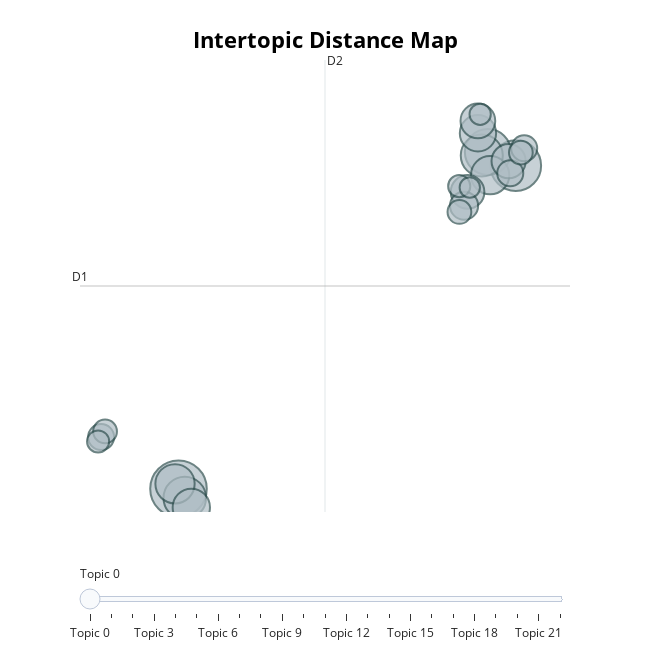

Notebook source saved alongside this figure:
### Code cell
model.visualize_topics()

### Figure 1 — Plotly figure (JSON) as saved in the notebook; plotly's stock layout.template omitted (floating-point values rounded to 4 significant figures)
{"data": [{"customdata": [[0, "technology | the | of | and | call", 85], [1, "intercultural | and | the | of | telecollaboration", 68], [2, "corpus | the | of | corpora | ddl", 56], [3, "mobile | learning | mall | the | of", 48], [4, "feedback | writing | the | of | to", 47], [5, "online | the | learning | blended | of", 41], [6, "writing | collaborative | wiki | the | and", 39], [7, "game | games | and | gaming | learning", 37], [8, "pronunciation | to | speech | the | of", 35], [9, "captions | comprehension | captioning | caption | the", 32], [10, "the | in | and | of | to", 31], [11, "scmc | communication | in | and | task", 30], [12, "robot | the | of | and | in", 21], [13, "vr | virtual | learning | the | of", 18], [14, "flipped | the | in | classroom | and", 18], [15, "multimodal | of | the | and | videoconferencing", 18], [16, "reading | comprehension | students | the | strategy", 15], [17, "online | and | of | the | virtual", 15], [18, "language | of | call | sla | to", 15], [19, "digital | storytelling | the | and | dst", 13], [20, "anxiety | fla | the | participants | and", 13], [21, "vocabulary | the | comprehension | glosses | glossing", 12], [22, "pragmatic | pragmatics | of | the | were", 11]], "hovertemplate": "<b>Topic %{customdata[0]}</b><br>%{customdata[1]}<br>Size: %{customdata[2]}", "legendgroup": "", "marker": {"color": "#B0BEC5", "line": {"color": "DarkSlateGrey", "width": 2}, "size": [85, 68, 56, 48, 47, 41, 39, 37, 35, 32, 31, 30, 21, 18, 18, 18, 15, 15, 15, 13, 13, 12, 11], "sizemode": "area", "sizeref": 0.05312, "symbol": "circle"}, "mode": "markers", "name": "", "orientation": "v", "showlegend": false, "type": "scatter", "x": [-2.148, 15.84, 14.35, -1.813, 14.03, -2.334, 14.47, -1.465, 13.82, 13.82, 15.46, 13.27, 13.08, 16.29, -6.275, 15.55, -6.064, 16.11, 12.83, -6.436, 12.82, 13.94, 13.39], "xaxis": "x", "y": [-0.4689, 11.56, 12.07, -0.8082, 11.93, -0.2838, 11.2, -1.16, 12.76, 13.22, 11.73, 10.58, 10.07, 12.2, 1.455, 11.27, 1.665, 12.04, 9.834, 1.292, 10.79, 13.47, 10.74], "yaxis": "y"}], "layout": {"annotations": [{"showarrow": false, "text": "D1", "x": -7.402, "y": 7.077, "yshift": 10}, {"showarrow": false, "text": "D2", "x": 5.665, "xshift": 10, "y": 15.49}], "height": 650, "hoverlabel": {"bgcolor": "white", "font": {"family": "Rockwell", "size": 16}}, "legend": {"itemsizing": "constant", "tracegroupgap": 0}, "margin": {"t": 60}, "shapes": [{"line": {"color": "#CFD8DC", "width": 2}, "type": "line", "x0": 5.665, "x1": 5.665, "y0": -1.334, "y1": 15.49}, {"line": {"color": "#9E9E9E", "width": 2}, "type": "line", "x0": -7.402, "x1": 18.73, "y0": 7.077, "y1": 7.077}], "sliders": [{"active": 0, "pad": {"t": 50}, "steps": [{"args": [{"marker.color": [["red", "#B0BEC5", "#B0BEC5", "#B0BEC5", "#B0BEC5", "#B0BEC5", "#B0BEC5", "#B0BEC5", "#B0BEC5", "#B0BEC5", "#B0BEC5", "#B0BEC5", "#B0BEC5", "#B0BEC5", "#B0BEC5", "#B0BEC5", "#B0BEC5", "#B0BEC5", "#B0BEC5", "#B0BEC5", "#B0BEC5", "#B0BEC5", "#B0BEC5"]]}], "label": "Topic 0", "method": "update"}, {"args": [{"marker.color": [["#B0BEC5", "red", "#B0BEC5", "#B0BEC5", "#B0BEC5", "#B0BEC5", "#B0BEC5", "#B0BEC5", "#B0BEC5", "#B0BEC5", "#B0BEC5", "#B0BEC5", "#B0BEC5", "#B0BEC5", "#B0BEC5", "#B0BEC5", "#B0BEC5", "#B0BEC5", "#B0BEC5", "#B0BEC5", "#B0BEC5", "#B0BEC5", "#B0BEC5"]]}], "label": "Topic 1", "method": "update"}, {"args": [{"marker.color": [["#B0BEC5", "#B0BEC5", "red", "#B0BEC5", "#B0BEC5", "#B0BEC5", "#B0BEC5", "#B0BEC5", "#B0BEC5", "#B0BEC5", "#B0BEC5", "#B0BEC5", "#B0BEC5", "#B0BEC5", "#B0BEC5", "#B0BEC5", "#B0BEC5", "#B0BEC5", "#B0BEC5", "#B0BEC5", "#B0BEC5", "#B0BEC5", "#B0BEC5"]]}], "label": "Topic 2", "method": "update"}, {"args": [{"marker.color": [["#B0BEC5", "#B0BEC5", "#B0BEC5", "red", "#B0BEC5", "#B0BEC5", "#B0BEC5", "#B0BEC5", "#B0BEC5", "#B0BEC5", "#B0BEC5", "#B0BEC5", "#B0BEC5", "#B0BEC5", "#B0BEC5", "#B0BEC5", "#B0BEC5", "#B0BEC5", "#B0BEC5", "#B0BEC5", "#B0BEC5", "#B0BEC5", "#B0BEC5"]]}], "label": "Topic 3", "method": "update"}, {"args": [{"marker.color": [["#B0BEC5", "#B0BEC5", "#B0BEC5", "#B0BEC5", "red", "#B0BEC5", "#B0BEC5", "#B0BEC5", "#B0BEC5", "#B0BEC5", "#B0BEC5", "#B0BEC5", "#B0BEC5", "#B0BEC5", "#B0BEC5", "#B0BEC5", "#B0BEC5", "#B0BEC5", "#B0BEC5", "#B0BEC5", "#B0BEC5", "#B0BEC5", "#B0BEC5"]]}], "label": "Topic 4", "method": "update"}, {"args": [{"marker.color": [["#B0BEC5", "#B0BEC5", "#B0BEC5", "#B0BEC5", "#B0BEC5", "red", "#B0BEC5", "#B0BEC5", "#B0BEC5", "#B0BEC5", "#B0BEC5", "#B0BEC5", "#B0BEC5", "#B0BEC5", "#B0BEC5", "#B0BEC5", "#B0BEC5", "#B0BEC5", "#B0BEC5", "#B0BEC5", "#B0BEC5", "#B0BEC5", "#B0BEC5"]]}], "label": "Topic 5", "method": "update"}, {"args": [{"marker.color": [["#B0BEC5", "#B0BEC5", "#B0BEC5", "#B0BEC5", "#B0BEC5", "#B0BEC5", "red", "#B0BEC5", "#B0BEC5", "#B0BEC5", "#B0BEC5", "#B0BEC5", "#B0BEC5", "#B0BEC5", "#B0BEC5", "#B0BEC5", "#B0BEC5", "#B0BEC5", "#B0BEC5", "#B0BEC5", "#B0BEC5", "#B0BEC5", "#B0BEC5"]]}], "label": "Topic 6", "method": "update"}, {"args": [{"marker.color": [["#B0BEC5", "#B0BEC5", "#B0BEC5", "#B0BEC5", "#B0BEC5", "#B0BEC5", "#B0BEC5", "red", "#B0BEC5", "#B0BEC5", "#B0BEC5", "#B0BEC5", "#B0BEC5", "#B0BEC5", "#B0BEC5", "#B0BEC5", "#B0BEC5", "#B0BEC5", "#B0BEC5", "#B0BEC5", "#B0BEC5", "#B0BEC5", "#B0BEC5"]]}], "label": "Topic 7", "method": "update"}, {"args": [{"marker.color": [["#B0BEC5", "#B0BEC5", "#B0BEC5", "#B0BEC5", "#B0BEC5", "#B0BEC5", "#B0BEC5", "#B0BEC5", "red", "#B0BEC5", "#B0BEC5", "#B0BEC5", "#B0BEC5", "#B0BEC5", "#B0BEC5", "#B0BEC5", "#B0BEC5", "#B0BEC5", "#B0BEC5", "#B0BEC5", "#B0BEC5", "#B0BEC5", "#B0BEC5"]]}], "label": "Topic 8", "method": "update"}, {"args": [{"marker.color": [["#B0BEC5", "#B0BEC5", "#B0BEC5", "#B0BEC5", "#B0BEC5", "#B0BEC5", "#B0BEC5", "#B0BEC5", "#B0BEC5", "red", "#B0BEC5", "#B0BEC5", "#B0BEC5", "#B0BEC5", "#B0BEC5", "#B0BEC5", "#B0BEC5", "#B0BEC5", "#B0BEC5", "#B0BEC5", "#B0BEC5", "#B0BEC5", "#B0BEC5"]]}], "label": "Topic 9", "method": "update"}, {"args": [{"marker.color": [["#B0BEC5", "#B0BEC5", "#B0BEC5", "#B0BEC5", "#B0BEC5", "#B0BEC5", "#B0BEC5", "#B0BEC5", "#B0BEC5", "#B0BEC5", "red", "#B0BEC5", "#B0BEC5", "#B0BEC5", "#B0BEC5", "#B0BEC5", "#B0BEC5", "#B0BEC5", "#B0BEC5", "#B0BEC5", "#B0BEC5", "#B0BEC5", "#B0BEC5"]]}], "label": "Topic 10", "method": "update"}, {"args": [{"marker.color": [["#B0BEC5", "#B0BEC5", "#B0BEC5", "#B0BEC5", "#B0BEC5", "#B0BEC5", "#B0BEC5", "#B0BEC5", "#B0BEC5", "#B0BEC5", "#B0BEC5", "red", "#B0BEC5", "#B0BEC5", "#B0BEC5", "#B0BEC5", "#B0BEC5", "#B0BEC5", "#B0BEC5", "#B0BEC5", "#B0BEC5", "#B0BEC5", "#B0BEC5"]]}], "label": "Topic 11", "method": "update"}, {"args": [{"marker.color": [["#B0BEC5", "#B0BEC5", "#B0BEC5", "#B0BEC5", "#B0BEC5", "#B0BEC5", "#B0BEC5", "#B0BEC5", "#B0BEC5", "#B0BEC5", "#B0BEC5", "#B0BEC5", "red", "#B0BEC5", "#B0BEC5", "#B0BEC5", "#B0BEC5", "#B0BEC5", "#B0BEC5", "#B0BEC5", "#B0BEC5", "#B0BEC5", "#B0BEC5"]]}], "label": "Topic 12", "method": "update"}, {"args": [{"marker.color": [["#B0BEC5", "#B0BEC5", "#B0BEC5", "#B0BEC5", "#B0BEC5", "#B0BEC5", "#B0BEC5", "#B0BEC5", "#B0BEC5", "#B0BEC5", "#B0BEC5", "#B0BEC5", "#B0BEC5", "red", "#B0BEC5", "#B0BEC5", "#B0BEC5", "#B0BEC5", "#B0BEC5", "#B0BEC5", "#B0BEC5", "#B0BEC5", "#B0BEC5"]]}], "label": "Topic 13", "method": "update"}, {"args": [{"marker.color": [["#B0BEC5", "#B0BEC5", "#B0BEC5", "#B0BEC5", "#B0BEC5", "#B0BEC5", "#B0BEC5", "#B0BEC5", "#B0BEC5", "#B0BEC5", "#B0BEC5", "#B0BEC5", "#B0BEC5", "#B0BEC5", "red", "#B0BEC5", "#B0BEC5", "#B0BEC5", "#B0BEC5", "#B0BEC5", "#B0BEC5", "#B0BEC5", "#B0BEC5"]]}], "label": "Topic 14", "method": "update"}, {"args": [{"marker.color": [["#B0BEC5", "#B0BEC5", "#B0BEC5", "#B0BEC5", "#B0BEC5", "#B0BEC5", "#B0BEC5", "#B0BEC5", "#B0BEC5", "#B0BEC5", "#B0BEC5", "#B0BEC5", "#B0BEC5", "#B0BEC5", "#B0BEC5", "red", "#B0BEC5", "#B0BEC5", "#B0BEC5", "#B0BEC5", "#B0BEC5", "#B0BEC5", "#B0BEC5"]]}], "label": "Topic 15", "method": "update"}, {"args": [{"marker.color": [["#B0BEC5", "#B0BEC5", "#B0BEC5", "#B0BEC5", "#B0BEC5", "#B0BEC5", "#B0BEC5", "#B0BEC5", "#B0BEC5", "#B0BEC5", "#B0BEC5", "#B0BEC5", "#B0BEC5", "#B0BEC5", "#B0BEC5", "#B0BEC5", "red", "#B0BEC5", "#B0BEC5", "#B0BEC5", "#B0BEC5", "#B0BEC5", "#B0BEC5"]]}], "label": "Topic 16", "method": "update"}, {"args": [{"marker.color": [["#B0BEC5", "#B0BEC5", "#B0BEC5", "#B0BEC5", "#B0BEC5", "#B0BEC5", "#B0BEC5", "#B0BEC5", "#B0BEC5", "#B0BEC5", "#B0BEC5", "#B0BEC5", "#B0BEC5", "#B0BEC5", "#B0BEC5", "#B0BEC5", "#B0BEC5", "red", "#B0BEC5", "#B0BEC5", "#B0BEC5", "#B0BEC5", "#B0BEC5"]]}], "label": "Topic 17", "method": "update"}, {"args": [{"marker.color": [["#B0BEC5", "#B0BEC5", "#B0BEC5", "#B0BEC5", "#B0BEC5", "#B0BEC5", "#B0BEC5", "#B0BEC5", "#B0BEC5", "#B0BEC5", "#B0BEC5", "#B0BEC5", "#B0BEC5", "#B0BEC5", "#B0BEC5", "#B0BEC5", "#B0BEC5", "#B0BEC5", "red", "#B0BEC5", "#B0BEC5", "#B0BEC5", "#B0BEC5"]]}], "label": "Topic 18", "method": "update"}, {"args": [{"marker.color": [["#B0BEC5", "#B0BEC5", "#B0BEC5", "#B0BEC5", "#B0BEC5", "#B0BEC5", "#B0BEC5", "#B0BEC5", "#B0BEC5", "#B0BEC5", "#B0BEC5", "#B0BEC5", "#B0BEC5", "#B0BEC5", "#B0BEC5", "#B0BEC5", "#B0BEC5", "#B0BEC5", "#B0BEC5", "red", "#B0BEC5", "#B0BEC5", "#B0BEC5"]]}], "label": "Topic 19", "method": "update"}, {"args": [{"marker.color": [["#B0BEC5", "#B0BEC5", "#B0BEC5", "#B0BEC5", "#B0BEC5", "#B0BEC5", "#B0BEC5", "#B0BEC5", "#B0BEC5", "#B0BEC5", "#B0BEC5", "#B0BEC5", "#B0BEC5", "#B0BEC5", "#B0BEC5", "#B0BEC5", "#B0BEC5", "#B0BEC5", "#B0BEC5", "#B0BEC5", "red", "#B0BEC5", "#B0BEC5"]]}], "label": "Topic 20", "method": "update"}, {"args": [{"marker.color": [["#B0BEC5", "#B0BEC5", "#B0BEC5", "#B0BEC5", "#B0BEC5", "#B0BEC5", "#B0BEC5", "#B0BEC5", "#B0BEC5", "#B0BEC5", "#B0BEC5", "#B0BEC5", "#B0BEC5", "#B0BEC5", "#B0BEC5", "#B0BEC5", "#B0BEC5", "#B0BEC5", "#B0BEC5", "#B0BEC5", "#B0BEC5", "red", "#B0BEC5"]]}], "label": "Topic 21", "method": "update"}, {"args": [{"marker.color": [["#B0BEC5", "#B0BEC5", "#B0BEC5", "#B0BEC5", "#B0BEC5", "#B0BEC5", "#B0BEC5", "#B0BEC5", "#B0BEC5", "#B0BEC5", "#B0BEC5", "#B0BEC5", "#B0BEC5", "#B0BEC5", "#B0BEC5", "#B0BEC5", "#B0BEC5", "#B0BEC5", "#B0BEC5", "#B0BEC5", "#B0BEC5", "#B0BEC5", "red"]]}], "label": "Topic 22", "method": "update"}]}], "title": {"font": {"color": "Black", "size": 22}, "text": "<b>Intertopic Distance Map</b>", "x": 0.5, "xanchor": "center", "y": 0.95, "yanchor": "top"}, "width": 650, "xaxis": {"anchor": "y", "domain": [0, 1], "range": [-7.402, 18.73], "title": {"text": ""}, "visible": false}, "yaxis": {"anchor": "x", "domain": [0, 1], "range": [-1.334, 15.49], "title": {"text": ""}, "visible": false}}}
